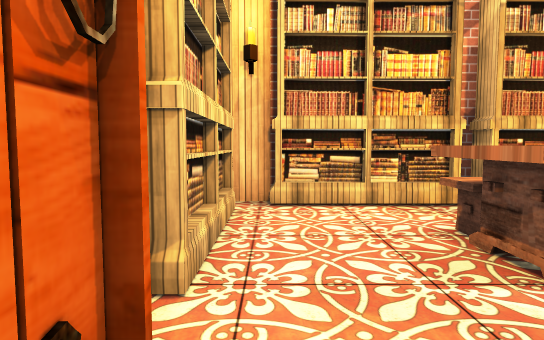
[1] (above)

12 first-person views from a walk through a 3-D level made in the Unity game engine. The camera is 1.3 m above the floor, tilts 4° down and sees 75° across. The floor is counted in squares, 1 m on a side. Each view is taken from the middle of a square. On the plan, view 1 faces up. The plan holds only what a view shows up to about 15 squares ahead; the rest is blank. The player character is not drawn. Some surface patterns are stand-ins.

[2]
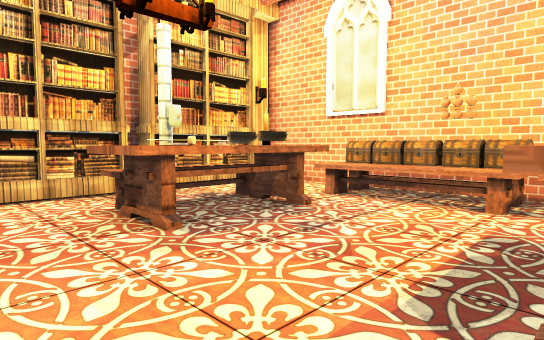

[3]
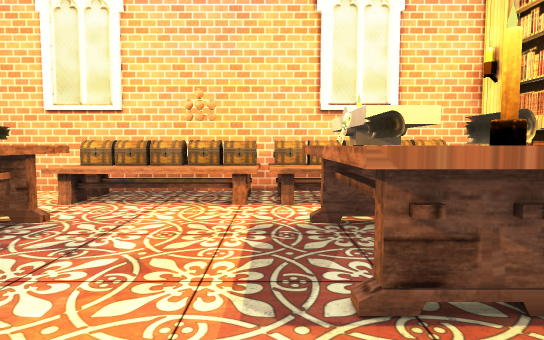

[4]
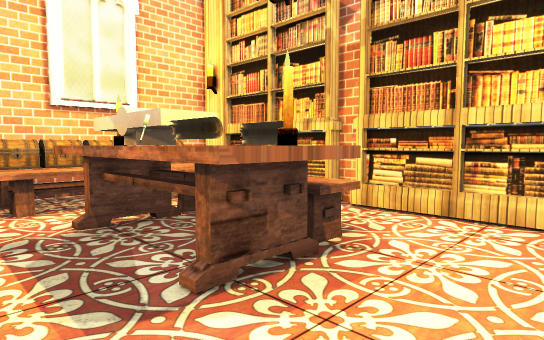

[5]
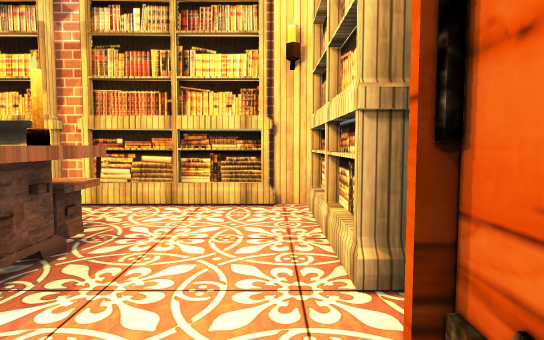

[6]
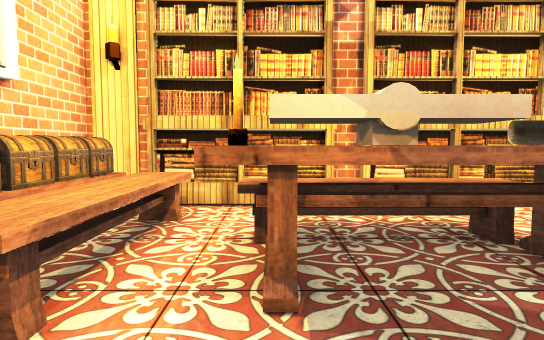

[7]
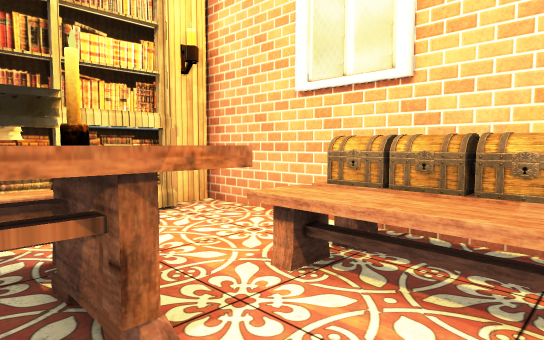

[8]
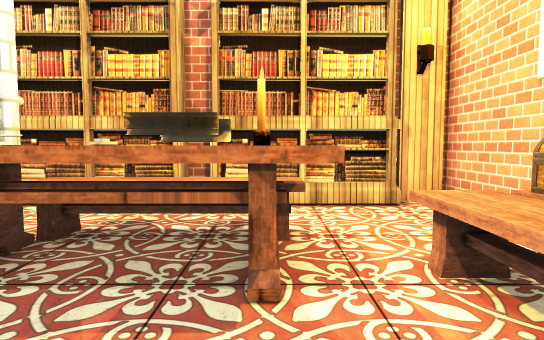

[9]
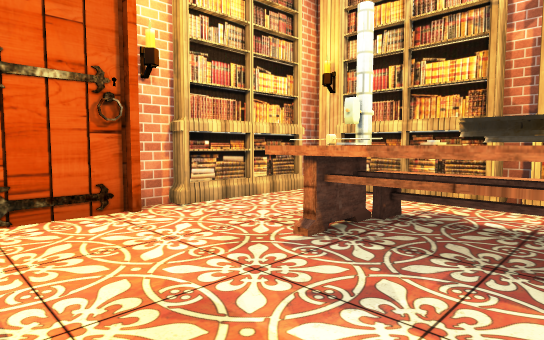

[10]
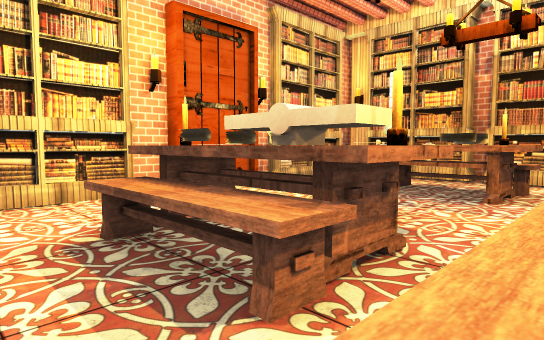

[11]
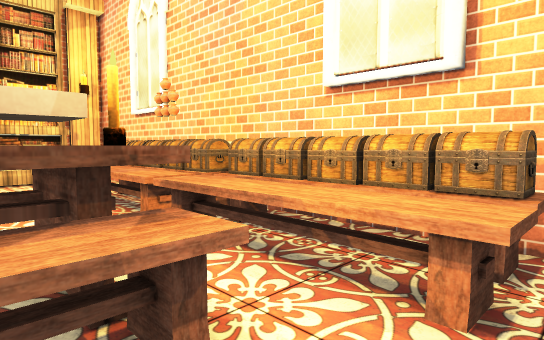

[12]
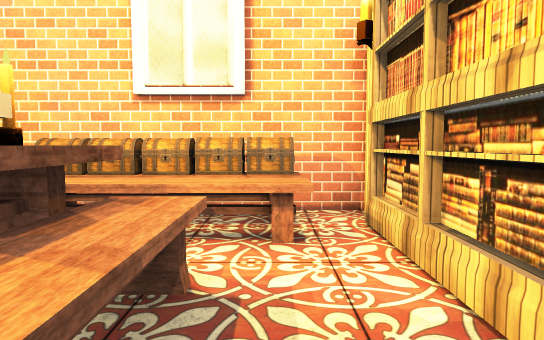

### Floor plan
Points are (right, up) in squares from view 1. A wall is a line through its corners. A room is listed if a view was taken in it or the views show most of it. See-through windows are left out.
Room 1 (views 1, 2, 3, 4, 5, 6, 7, 8, 9, 10, 11, 12)
walls: (-0.9, 2) (-0.9, -0.9); (-1.2, -0.9) (-1.2, -2); (-1.2, 3.1) (-1.2, 2.2); (4.6, 8.2) (4, 8.2); (4, -6.8) (4.6, -6.8); (0.1, 8.2) (-1.2, 8.2); (8.8, -6.8) (10.1, -6.8) (10.1, 8.2) (8.8, 8.2); (-0.9, -6.8) (0.1, -6.8)
objects: bookshelf (-1, -5) to (-1, -3); bookshelf (-1, 4) to (-1, 6); bookshelf (1, -7) to (3, -7); bookshelf (1, 8) to (3, 8); candle (2, -3); other object (2, -2); other object (2, 3) to (2, 5); other object (3, -4) to (6, -4); other object (3, -3) to (3, -2); hammer (3, 3); other object (3, 4); other object (3, 5) to (6, 5); other object (4, -3); other object (4, -2); other object (4, 3); other object (4, 4); bookshelf (5, -7) to (8, -7); other object (5, -3) to (5, -2); other object (5, 3) to (5, 4); bookshelf (5, 8) to (8, 8); candle (6, -3); other object (6, -2); other object (6, 3); candle (6, 4); other object (8, -5) to (8, -1); other object (8, 0) to (8, 4); other object (9, -5); other object (9, -4); other object (9, -3); other object (9, -2); other object (9, -1); other object (9, 0); other object (9, 1); other object (9, 2); other object (9, 3); other object (9, 4)

Positions as (right, up) in squares from view 1, and headings:
1: (0, 0), facing up
2: (0, -2), facing up-right
3: (0, -1), facing right
4: (0, 0), facing down-right
5: (0, 1), facing down
6: (6, 1), facing down
7: (5, 1), facing up-right
8: (6, 0), facing up
9: (6, -1), facing up-left
10: (8, -6), facing up-left
11: (5, -6), facing up-right
12: (3, -5), facing right
